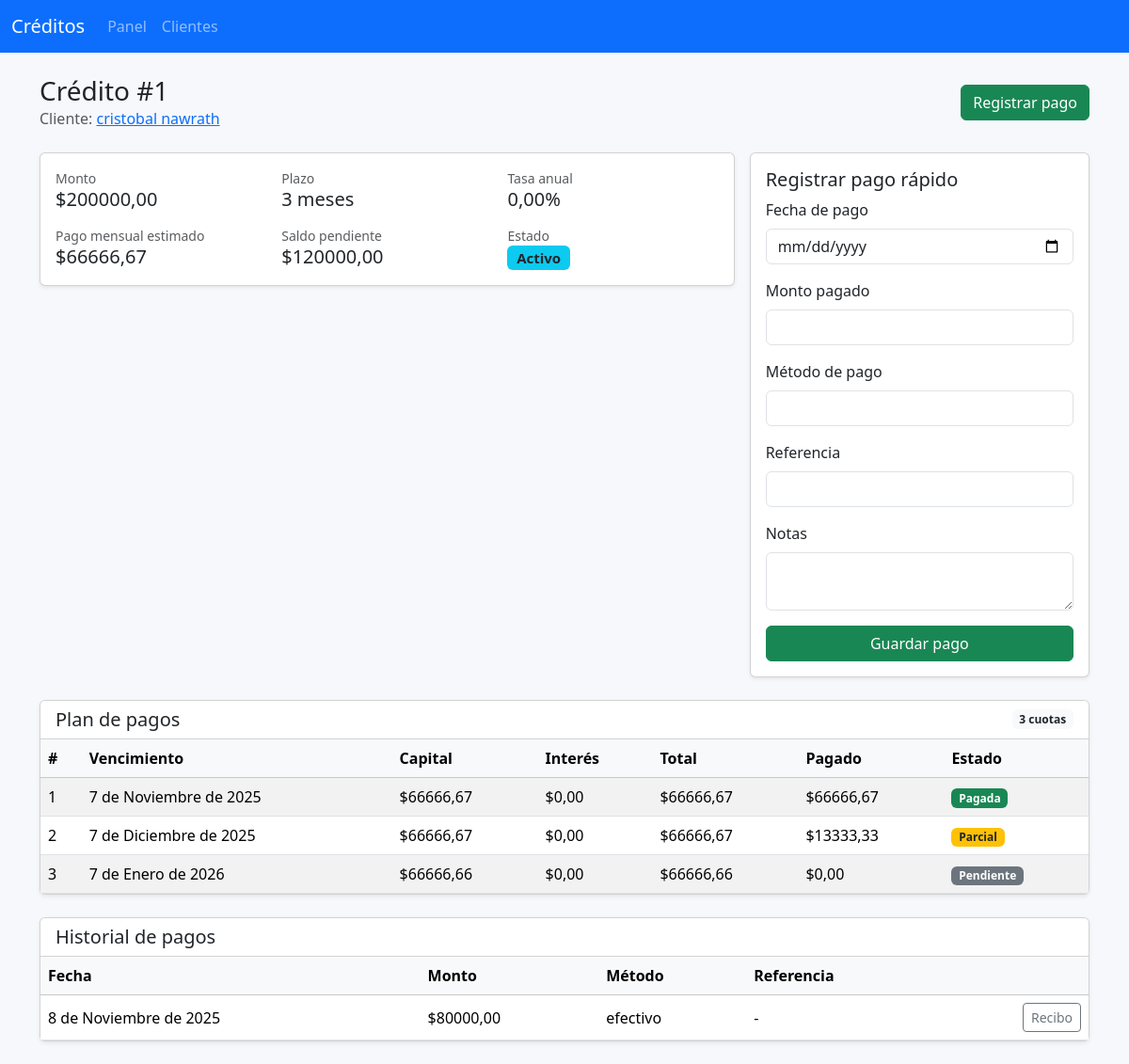
The app's page /creditos/1/ with its own data.
### creditos/models.py (models this page shows, shortened)
class Credito(models.Model):
    class Estados(models.TextChoices):
        ACTIVO = "activo", "Activo"
        CANCELADO = "cancelado", "Cancelado"
        EN_MORA = "en_mora", "En mora"
    cliente = models.ForeignKey(
        Cliente, on_delete=models.CASCADE, related_name="creditos"
    )
    monto = models.DecimalField(
        "Monto del crédito",
        max_digits=12,
        decimal_places=2,
        validators=[MinValueValidator(Decimal("0.01"))],
    )
    plazo_meses = models.PositiveIntegerField("Plazo (meses)")
    tasa_interes_anual = models.DecimalField(
        "Tasa de interés anual (%)",
        max_digits=5,
        decimal_places=2,
        validators=[MinValueValidator(Decimal("0"))],
    )
    fecha_inicio = models.DateField(
        "Fecha de inicio", default=timezone.localdate
    )
    estado = models.CharField(
        "Estado",
        max_length=20,
        choices=Estados.choices,
        default=Estados.ACTIVO,
    )
    notas = models.TextField("Notas", blank=True)
    creado_en = models.DateTimeField(auto_now_add=True)
    actualizado_en = models.DateTimeField(auto_now=True)
    class Meta:
        ordering = ["-creado_en"]
        verbose_name = "Crédito"
        verbose_name_plural = "Créditos"
    @property
    def tasa_mensual(self) -> Decimal:
        return (self.tasa_interes_anual / Decimal("100")) / Decimal("12")
    def pago_mensual_estimado(self) -> Decimal:
        tasa = self.tasa_mensual
        meses = self.plazo_meses
        if meses == 0:
            return Decimal("0.00")
        if tasa == 0:
            return (self.monto / meses).quantize(Decimal("0.01"), rounding=ROUND_HALF_UP)
        factor = (Decimal("1") + tasa) ** meses
        pago = self.monto * tasa * factor / (factor - Decimal("1"))
        return pago.quantize(Decimal("0.01"), rounding=ROUND_HALF_UP)
    def saldo_pendiente(self) -> Decimal:
        total = self.cuotas.annotate(
            restante=F("monto_programado") - F("monto_pagado")
        ).aggregate(
            total=Sum(
                "restante",
                output_field=models.DecimalField(max_digits=12, decimal_places=2),
            )
        )
        return total["total"] or Decimal("0.00")

class Cliente(models.Model):
    nombres = models.CharField("Nombres", max_length=150)
    apellidos = models.CharField("Apellidos", max_length=150, blank=True)
    identificacion = models.CharField(
        "Número de identificación", max_length=50, unique=True
    )
    telefono = models.CharField("Teléfono", max_length=30, blank=True)
    email = models.EmailField("Correo electrónico", blank=True)
    direccion = models.CharField("Dirección", max_length=255, blank=True)
    fecha_registro = models.DateField("Fecha de registro", auto_now_add=True)
    class Meta:
        ordering = ["nombres", "apellidos"]
        verbose_name = "Cliente"
        verbose_name_plural = "Clientes"
    def __str__(self) -> str:  # pragma: no cover - representación básica
        if self.apellidos:
            return f"{self.nombres} {self.apellidos}".strip()
        return self.nombres
    @property
    def nombre_completo(self) -> str:
        return str(self)

class Cuota(models.Model):
    class Estados(models.TextChoices):
        PENDIENTE = "pendiente", "Pendiente"
        PARCIAL = "parcial", "Parcial"
        PAGADA = "pagada", "Pagada"
    credito = models.ForeignKey(
        Credito, on_delete=models.CASCADE, related_name="cuotas"
    )
    numero = models.PositiveIntegerField("Número de cuota")
    fecha_vencimiento = models.DateField("Fecha de vencimiento")
    monto_programado = models.DecimalField(
        "Monto programado",
        max_digits=12,
        decimal_places=2,
    )
    interes_programado = models.DecimalField(
        "Interés programado",
        max_digits=12,
        decimal_places=2,
        default=Decimal("0.00"),
    )
    capital_programado = models.DecimalField(
        "Capital programado",
        max_digits=12,
        decimal_places=2,
        default=Decimal("0.00"),
    )
    monto_pagado = models.DecimalField(
        "Monto pagado",
        max_digits=12,
        decimal_places=2,
        default=Decimal("0.00"),
    )
    estado = models.CharField(
        "Estado",
        max_length=20,
        choices=Estados.choices,
        default=Estados.PENDIENTE,
    )
    fecha_pago = models.DateField("Fecha de pago", blank=True, null=True)
    class Meta:
        ordering = ["numero"]
        verbose_name = "Cuota"
        verbose_name_plural = "Cuotas"
        unique_together = ("credito", "numero")
    @property
    def vencida(self) -> bool:
        return self.estado != self.Estados.PAGADA and self.fecha_vencimiento < timezone.localdate()

class Pago(models.Model):
    credito = models.ForeignKey(
        Credito, on_delete=models.CASCADE, related_name="pagos"
    )
    fecha_pago = models.DateField("Fecha de pago", default=timezone.localdate)
    monto = models.DecimalField(
        "Monto pagado",
        max_digits=12,
        decimal_places=2,
        validators=[MinValueValidator(Decimal("0.01"))],
    )
    metodo_pago = models.CharField("Método de pago", max_length=50, blank=True)
    referencia = models.CharField("Referencia", max_length=100, blank=True)
    notas = models.TextField("Notas", blank=True)
    creado_en = models.DateTimeField(auto_now_add=True)
    class Meta:
        ordering = ["-creado_en"]
        verbose_name = "Pago"
        verbose_name_plural = "Pagos"

### creditos/views.py (the view)
# urls.py: path("creditos/<int:pk>/", views.CreditoDetailView.as_view(), name="credito_detalle"),
class CreditoDetailView(DetailView):
    model = Credito
    template_name = "creditos/creditos/detalle.html"
    context_object_name = "credito"
    def get_context_data(self, **kwargs):
        context = super().get_context_data(**kwargs)
        context["cuotas"] = self.object.cuotas.all()
        context["pagos"] = self.object.pagos.all()
        context["saldo_pendiente"] = self.object.saldo_pendiente()
        context["pago_form"] = PagoForm(credito=self.object)
        return context

### creditos/forms.py (shortened to what this page needs)
class PagoForm(forms.ModelForm):
    fecha_pago = forms.DateField(
        label="Fecha de pago",
        initial=timezone.localdate,
        widget=forms.DateInput(attrs={"type": "date"}),
    )
    class Meta:
        model = Pago
        fields = ("fecha_pago", "monto", "metodo_pago", "referencia", "notas")
        widgets = {
            "notas": forms.Textarea(attrs={"rows": 2}),
        }
    def __init__(self, *args, credito: Credito, **kwargs) -> None:
        super().__init__(*args, **kwargs)
        self.credito = credito
        self.fields["monto"].widget.attrs["min"] = "0.01"
        self.fields["monto"].widget.attrs["step"] = "0.01"
        for field in self.fields.values():
            classes = field.widget.attrs.get("class", "")
            field.widget.attrs["class"] = f"form-control {classes}".strip()

### templates/creditos/creditos/detalle.html (shortened to what this page needs)
{% extends "base.html" %}
{% block content %}
<div class="d-flex justify-content-between align-items-center mb-4">
    <div>
        <h1 class="h3 mb-0">Crédito #{{ credito.id }}</h1>
        <p class="text-muted mb-0">Cliente: <a href="{% url 'creditos:cliente_detalle' credito.cliente.pk %}">{{ credito.cliente.nombre_completo }}</a></p>
    </div>
    <a href="{% url 'creditos:pago_nuevo' credito.id %}" class="btn btn-success">Registrar pago</a>
</div>
<div class="row g-3 mb-4">
    <div class="col-md-8">
        <div class="card shadow-sm">
            <div class="card-body">
                <div class="row g-3">
                    <div class="col-sm-6 col-lg-4">
                        <div class="text-muted small">Monto</div>
                        <div class="h5 mb-0">${{ credito.monto|floatformat:2 }}</div>
                    </div>
                    <div class="col-sm-6 col-lg-4">
                        <div class="text-muted small">Plazo</div>
                        <div class="h5 mb-0">{{ credito.plazo_meses }} meses</div>
                    </div>
                    <div class="col-sm-6 col-lg-4">
                        <div class="text-muted small">Tasa anual</div>
                        <div class="h5 mb-0">{{ credito.tasa_interes_anual }}%</div>
                    </div>
                    <div class="col-sm-6 col-lg-4">
                        <div class="text-muted small">Pago mensual estimado</div>
                        <div class="h5 mb-0">${{ credito.pago_mensual_estimado|floatformat:2 }}</div>
                    </div>
                    <div class="col-sm-6 col-lg-4">
                        <div class="text-muted small">Saldo pendiente</div>
                        <div class="h5 mb-0">${{ saldo_pendiente|floatformat:2 }}</div>
                    </div>
                    <div class="col-sm-6 col-lg-4">
                        <div class="text-muted small">Estado</div>
                        <div class="h5 mb-0">
                            {% if credito.estado == 'en_mora' %}
                                <span class="badge bg-danger">En mora</span>
                            {% elif credito.estado == 'cancelado' %}
                                <span class="badge bg-success">Cancelado</span>
                            {% else %}
                                <span class="badge bg-info text-dark">Activo</span>
                            {% endif %}
                        </div>
                    </div>
                </div>
            </div>
        </div>
    </div>
    <div class="col-md-4">
        <div class="card shadow-sm">
            <div class="card-body">
                <h2 class="h5">Registrar pago rápido</h2>
                <form method="post" action="{% url 'creditos:pago_nuevo' credito.id %}" novalidate>
                    {% for field in pago_form %}
                        <div class="mb-3">
                            <label class="form-label" for="id_{{ field.name }}">{{ field.label }}</label>
                            {{ field }}
                        </div>
                    {% endfor %}
                    <button class="btn btn-success w-100" type="submit">Guardar pago</button>
                </form>
            </div>
        </div>
    </div>
</div>
<div class="card shadow-sm mb-4">
    <div class="card-header bg-white d-flex justify-content-between align-items-center">
        <h2 class="h5 mb-0">Plan de pagos</h2>
        <span class="badge bg-light text-dark">{{ cuotas|length }} cuotas</span>
    </div>
    <div class="table-responsive">
        <table class="table table-striped table-hover table-cuotas align-middle mb-0">
            <thead class="table-light">
                <tr>
                    <th>#</th>
                    <th>Vencimiento</th>
                    <th>Capital</th>
                    <th>Interés</th>
                    <th>Total</th>
                    <th>Pagado</th>
                    <th>Estado</th>
                </tr>
            </thead>
            <tbody>
                {% for cuota in cuotas %}
                    <tr class="{% if cuota.vencida %}vencida{% endif %}">
                        <td>{{ cuota.numero }}</td>
                        <td>{{ cuota.fecha_vencimiento }}</td>
                        <td>${{ cuota.capital_programado|floatformat:2 }}</td>
                        <td>${{ cuota.interes_programado|floatformat:2 }}</td>
                        <td>${{ cuota.monto_programado|floatformat:2 }}</td>
                        <td>${{ cuota.monto_pagado|floatformat:2 }}</td>
                        <td>
                            {% if cuota.estado == 'pagada' %}
                                <span class="badge bg-success">Pagada</span>
                            {% elif cuota.estado == 'parcial' %}
                                <span class="badge bg-warning text-dark">Parcial</span>
                            {% else %}
                                {% if cuota.vencida %}
                                    <span class="badge badge-atraso text-white">Vencida</span>
                                {% else %}
                                    <span class="badge bg-secondary">Pendiente</span>
                                {% endif %}
                            {% endif %}
                        </td>
                    </tr>
                {% empty %}
                    <tr>
                        <td colspan="7" class="text-center py-4 text-muted">No hay cuotas generadas.</td>
                    </tr>
                {% endfor %}
            </tbody>
        </table>
    </div>
</div>
<div class="card shadow-sm">
    <div class="card-header bg-white">
        <h2 class="h5 mb-0">Historial de pagos</h2>
    </div>
    <div class="table-responsive">
        <table class="table table-hover align-middle mb-0">
            <thead class="table-light">
                <tr>
                    <th>Fecha</th>
                    <th>Monto</th>
                    <th>Método</th>
                    <th>Referencia</th>
                    <th></th>
                </tr>
            </thead>
            <tbody>
                {% for pago in pagos %}
                    <tr>
                        <td>{{ pago.fecha_pago }}</td>
                        <td>${{ pago.monto|floatformat:2 }}</td>
                        <td>{{ pago.metodo_pago|default:"-" }}</td>
                        <td>{{ pago.referencia|default:"-" }}</td>
                        <td class="text-end"><a href="{% url 'creditos:recibo_pago' pago.pk %}" class="btn btn-sm btn-outline-secondary" target="_blank">Recibo</a></td>
                    </tr>
                {% empty %}
                    <tr>
                        <td colspan="5" class="text-center py-4 text-muted">Aún no se han registrado pagos.</td>
                    </tr>
                {% endfor %}
            </tbody>
        </table>
    </div>
</div>
{% endblock %}

### static/css/app.css (style rules this page uses)
body { background-color: #f6f8fb; }

### records on screen
Credito: id "1", cliente.nombre_completo "cristobal nawrath", monto "200000,00", plazo_meses "3", tasa_interes_anual "0,00", pago_mensual_estimado "66666,67"
Cuota: numero "1", fecha_vencimiento "7 de Noviembre de 2025", capital_programado "66666,67", interes_programado "0,00", monto_programado "66666,67", monto_pagado "66666,67", estado "Pagada"
Cuota: numero "2", fecha_vencimiento "7 de Diciembre de 2025", capital_programado "66666,67", interes_programado "0,00", monto_programado "66666,67", monto_pagado "13333,33", estado "Parcial"
Cuota: numero "3", fecha_vencimiento "7 de Enero de 2026", capital_programado "66666,66", interes_programado "0,00", monto_programado "66666,66", monto_pagado "0,00", estado "Pendiente"
Pago: fecha_pago "8 de Noviembre de 2025", monto "80000,00", metodo_pago "efectivo", referencia "-"

### other values on screen
{{ saldo_pendiente|floatformat:2 }} "120000,00"
{{ field.label }} "Fecha de pago" "Monto pagado" "Método de pago" "Referencia" "Notas"
{{ cuotas|length }} "3"
